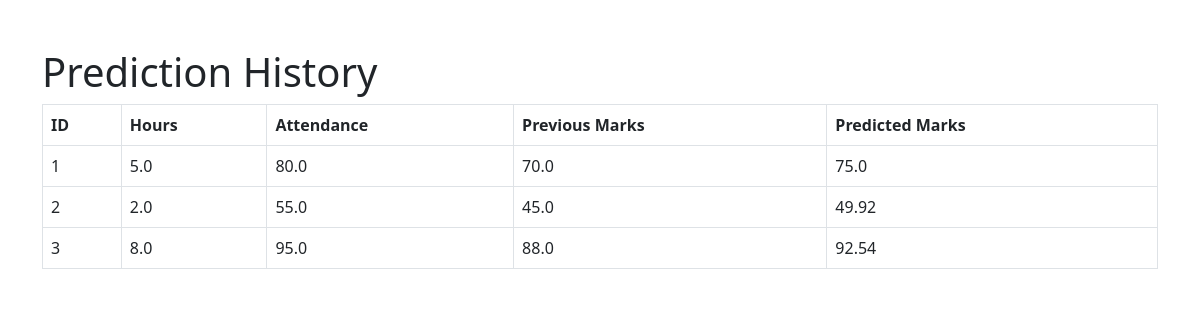
The app's page /history with its own data.
### tables this page shows
CREATE TABLE predictions (
    id INTEGER PRIMARY KEY AUTOINCREMENT,
    hours REAL,
    attendance REAL,
    previous_marks REAL,
    predicted_marks REAL
);

### app.py (the view)
@app.route('/history')
def history():
    conn = sqlite3.connect('student.db')
    cur = conn.cursor()
    cur.execute('SELECT * FROM predictions')
    data = cur.fetchall()
    conn.close()
    return render_template('history.html', data=data)

### templates/history.html (shortened to what this page needs)
<!DOCTYPE html>
<html>
<head>
    <link href="https://cdn.jsdelivr.net/npm/bootstrap@5.3.0/dist/css/bootstrap.min.css" rel="stylesheet">
</head>
<body>
<div class="container mt-5">
    <h1>Prediction History</h1>
    <table class="table table-bordered">
        <tr>
            <th>ID</th>
            <th>Hours</th>
            <th>Attendance</th>
            <th>Previous Marks</th>
            <th>Predicted Marks</th>
        </tr>
        {% for row in data %}
        <tr>
            <td>{{ row[0] }}</td>
            <td>{{ row[1] }}</td>
            <td>{{ row[2] }}</td>
            <td>{{ row[3] }}</td>
            <td>{{ row[4] }}</td>
        </tr>
        {% endfor %}
    </table>
</div>
</body>
</html>

### records on screen
predictions: id "1", hours "5.0", attendance "80.0", previous_marks "70.0", predicted_marks "75.0"
predictions: id "2", hours "2.0", attendance "55.0", previous_marks "45.0", predicted_marks "49.92"
predictions: id "3", hours "8.0", attendance "95.0", previous_marks "88.0", predicted_marks "92.54"
